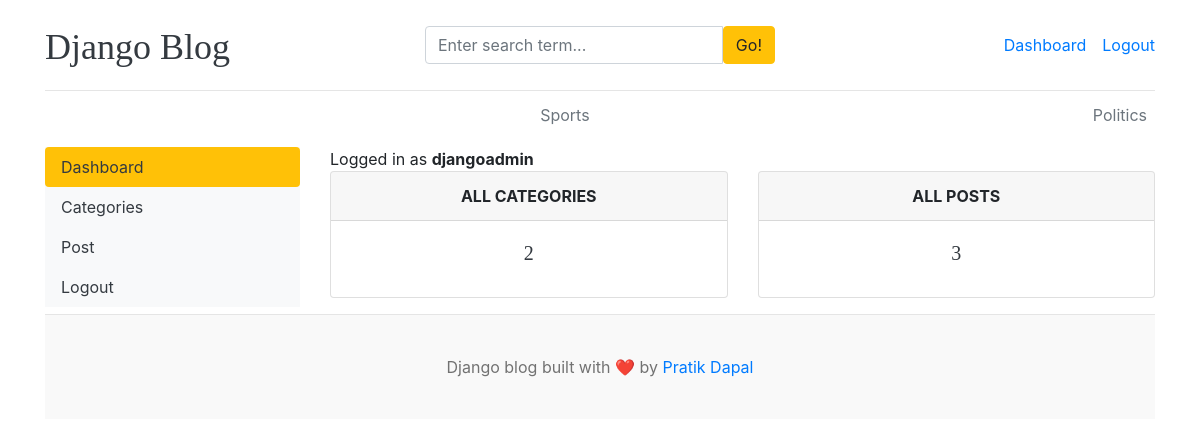
/dashboard/ (signed in), run on an earlier commit of the app's database.
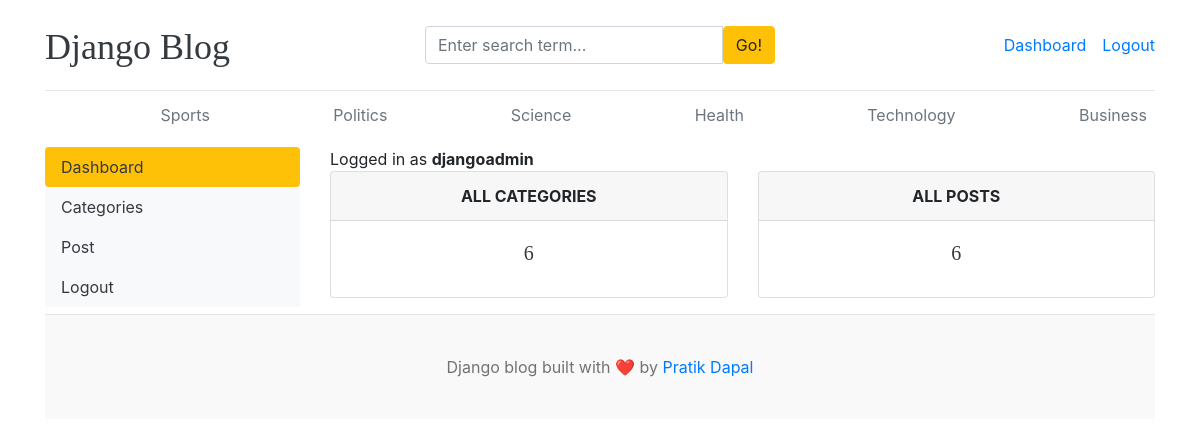
And on a later commit of the database.
### blogs/models.py (models this page shows, shortened)
class Category(models.Model):
    category_name = models.CharField(max_length=50, unique=True)
    created_at = models.DateTimeField(auto_now_add=True)
    updated_at = models.DateTimeField(auto_now=True)
    class Meta:
        verbose_name_plural= 'categories'

### dashboards/views.py (the view)
# urls.py: path('dashboard/',include('dashboards.urls')),
@login_required(login_url='login')
def dashboard(request):
    category_count = Category.objects.all().count()
    blogs_count = Blog.objects.all().count()
    context = {
        'category_count': category_count,
        'blogs_count': blogs_count,
    }
    return render(request, 'dashboard/dashboard.html',context)

### blogs/context_processors.py (called while the page is built)
def get_categories(request):
    categories = Category.objects.all()
    return dict(categories=categories)

def get_social_links(request):
    social_links = SocialLink.objects.all()
    return dict(social_links=social_links)

### templates/dashboard/dashboard.html
{% extends "base.html" %}
{% block content %}
<div class="row">
    {% include 'dashboard/sidebar.html' %}
     <div class="col-md-9">
        <span>Logged in as <b>{{ user }}</b></span>
        <div class="row">
            <div class="col">
                <div class="card border-default mb-3">
                    <div class="card-header text-center text-uppercase font-weight-bold">All Categories</div>
                    <div class="card-body text-dark">
                        <h5 class="card-title text-center">{{ category_count }}</h5>
                    </div>
                </div>
            </div>
            <div class="col">
                <div class="card border-default mb-3">
                    <div class="card-header text-center text-uppercase font-weight-bold">All Posts</div>
                    <div class="card-body text-dark">
                        <h5 class="card-title text-center">{{ blogs_count }}</h5>
                    </div>
                </div>
            </div>
        </div>
     </div>
</div>
{% endblock  %}

### templates/base.html (shortened to what this page needs)
{% load static%}
<!DOCTYPE html>
<html lang="en">
<head>
    <link href="https://getbootstrap.com/docs/4.0/dist/css/bootstrap.min.css" rel="stylesheet">
    <link href="{% static 'css/blog.css'%}" rel="stylesheet">
    <link rel="stylesheet" href="https://cdnjs.cloudflare.com/ajax/libs/font-awesome/4.7.0/css/font-awesome.min.css">
  </head>
<body>
    <div class="container">
      <header class="blog-header py-3">
        <div class="row flex-nowrap justify-content-between align-items-center">
          <div class="col-4 pt-1">
            <a class="blog-header-logo text-dark" href="/">Django Blog</a>
          </div>
          <div class="col-4">
            <form action="{% url "search" %}" method="GET">
              <div class="input-group">
                <input class="form-control" type="text" name="keyword" value="{{ keyword }}" placeholder="Enter search term..." aria-label="Enter search term...">
                <button type="submit" class="btn btn-warning" id="button-search" type="button">Go!</button>
              </div>
            </form>
          </div>
          <div class="col-4 d-flex justify-content-end align-items-center">
            {% if not user.is_authenticated %}
            <a class="btn btn-sm btn-warning" href="{% url 'login' %}">Login</a> &nbsp;
            <a class="btn btn-sm btn-outline-secondary" href="{% url 'register' %}">Register</a>
            {% else %}
            <span><a href="{% url 'dashboard' %}">Dashboard</a></span>
            <span><a href="{% url 'logout' %}">Logout</span>
            {% endif %}
          </div>
        </div>
      </header>
      <div class="nav-scroller py-1 mb-2">
        <nav class="nav d-flex justify-content-between">
          {% for cat in categories %}
          <a class="p-2 text-muted" href="{% url 'posts_by_category' cat.id %}">{{ cat.category_name}}</a>
          {% endfor %}
        </nav>
      </div>
{% block content%}
{% endblock %}
<footer class="blog-footer">
  <p>Django blog built with ❤️ by <a href="#">Pratik Dapal</a></p>
</footer>
</body>
</html>

What changed in the data, as far as the page shows it:
added Category: category_name "Science"
added Category: category_name "Health"
added Category: category_name "Technology"
added Category: category_name "Business"
Also different on the page:
{{ category_count }}: "2" → "6"
{{ blogs_count }}: "3" → "6"
